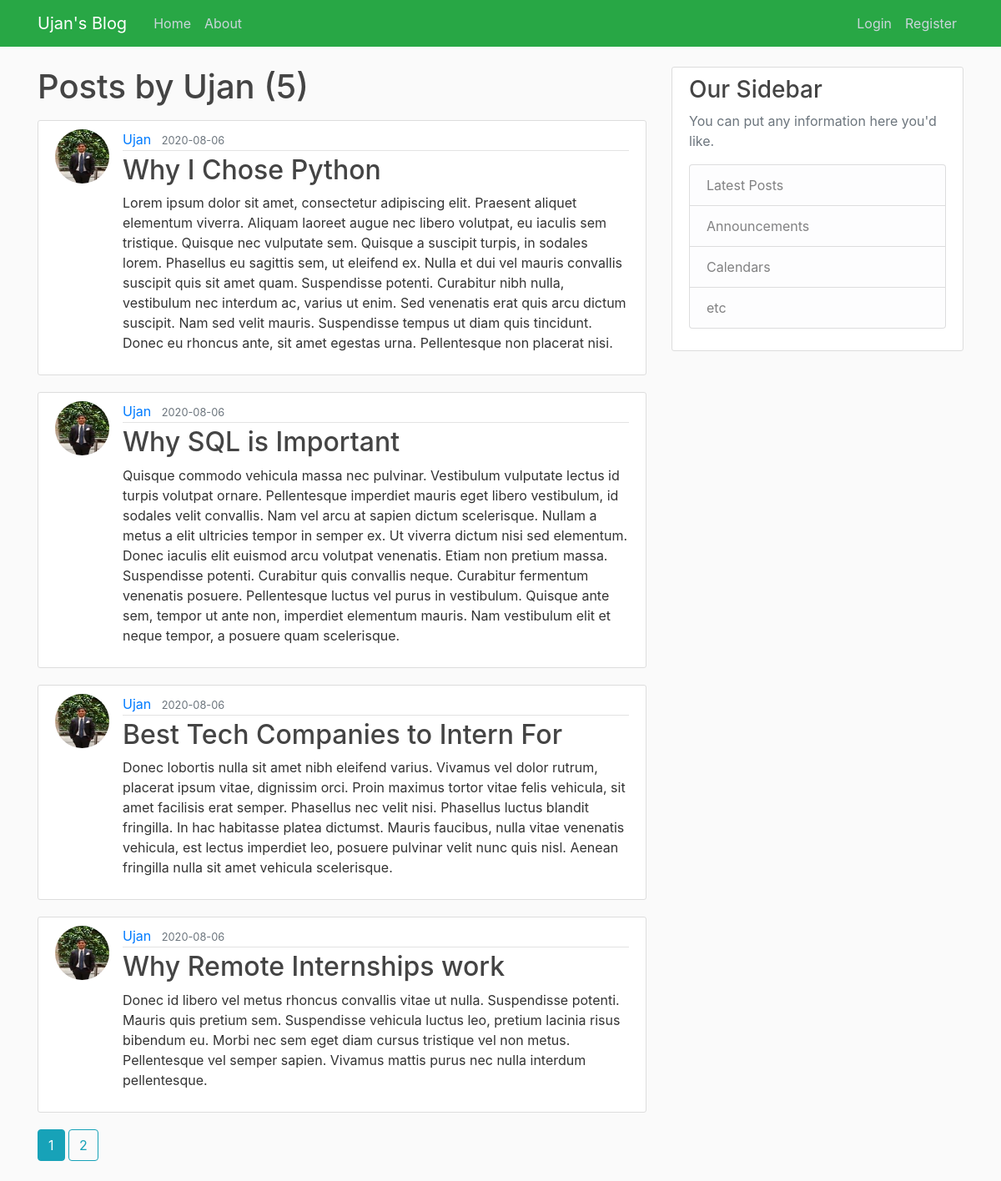
The app's page /user/Ujan with its own data.
### flask_website/models.py (models this page shows, shortened)
class User(db.Model, UserMixin):
    id = db.Column(db.Integer, primary_key = True)
    username = db.Column(db.String(20), unique = True, nullable = False) #Max 20 characters
    email = db.Column(db.String(100), unique = True, nullable = False)
    image_file = db.Column(db.String(20), nullable = False, default = 'default.jpg')  # default image
    password = db.Column(db.String(60), nullable = False)
    posts = db.relationship('Post', backref = 'author', lazy = True) # backref allows us to get the author as soon as we have the post, lazy means SQLAlchemy will load the data when needed

class Post(db.Model):
    id = db.Column(db.Integer, primary_key = True)
    title = db.Column(db.String(100), nullable = False)
    date_posted = db.Column(db.DateTime, nullable = False, default = datetime.utcnow)
    content = db.Column(db.Text, nullable = False)
    user_id = db.Column(db.Integer, db.ForeignKey('user.id'), nullable = False) #user is lowercase because we access the column name, not class

### flask_website/users/routes.py (the view)
@users.route('/user/<string:username>')
def user_post(username):
    page = request.args.get('page', 1, type = int)
    user = User.query.filter_by(username = username).first_or_404()
    posts = Post.query.filter_by(author = user)\
        .order_by(Post.date_posted.desc())\
        .paginate(per_page = 4, page = page) #paginate allows us to have certain number of posts per page
    return render_template('user_post.html', posts = posts, user = user)

### flask_website/templates/user_post.html
{% extends "layout.html" %}
{% block content %}
    <h1 class="mb-3">Posts by {{ user.username }} ({{ posts.total }})</h1>
    {% for post in posts.items %}
    <article class="media content-section">
      <img class="rounded-circle article-img" src="{{ url_for('static', filename = 'profile_pics/'+ post.author.image_file) }}">
    <div class="media-body">
      <div class="article-metadata">
        <a class="mr-2" href="{{ url_for('users.user_post', username = post.author.username) }}">{{ post.author.username }}</a>
        <small class="text-muted">{{ post.date_posted.strftime('%Y-%m-%d') }}</small>
      </div>
      <h2><a class="article-title" href="{{ url_for('posts.post', post_id = post.id) }}">{{ post.title }}</a></h2>
      <p class="article-content">{{ post.content }}</p>
    </div>
    </article>
    {% endfor %}
    {% for page_num in posts.iter_pages(left_edge=1, right_edge=1, left_current=1, right_current=2) %}
      {% if page_num %}
        {%  if posts.page==page_num %}
          <a href="{{ url_for('users.user_post', username = user.username, page=page_num) }}" class="btn btn-info mb-4">{{ page_num }}</a>
        {% else %}
          <a href="{{ url_for('users.user_post', username = user.username, page=page_num) }}" class="btn btn-outline-info mb-4">{{ page_num }}</a>
        {% endif %}
      {% else %}
        ...
      {% endif %}
    {% endfor %}
{% endblock content %}

### flask_website/templates/layout.html (shortened to what this page needs)
<!DOCTYPE html>
<html lang = "en" dir = "ltr">
  <head>
    <link rel="stylesheet" href="https://maxcdn.bootstrapcdn.com/bootstrap/4.0.0/css/bootstrap.min.css">
    <link rel="stylesheet" type="text/css" href="{{ url_for('static', filename='main.css') }}">
  </head>
  <body>
    <header class="site-header">
    <nav class="navbar navbar-expand-md navbar-dark bg-success fixed-top">
      <div class="container">
        <a class="navbar-brand mr-4" href="/">Ujan's Blog</a>
        <div class="collapse navbar-collapse" id="navbarToggle">
          <div class="navbar-nav mr-auto">
            <a class="nav-item nav-link" href="{{url_for('main.home')}}">Home</a>
            <a class="nav-item nav-link" href="{{url_for('main.about')}}">About</a>
          </div>
          <div class="navbar-nav">
            {% if current_user.is_authenticated %}
              <a class="nav-item nav-link" href="{{url_for('posts.new_post')}}">New Post</a>
              <a class="nav-item nav-link" href="{{url_for('users.account')}}">Account</a>
              <a class="nav-item nav-link" href="{{url_for('users.logout')}}">Logout</a>
            {% else %}
              <a class="nav-item nav-link" href="{{url_for('users.login')}}">Login</a>
              <a class="nav-item nav-link" href="{{url_for('users.register')}}">Register</a>
            {% endif %}
          </div>
        </div>
      </div>
    </nav>
  </header>
  <main role="main" class="container">
    <div class="row">
      <div class="col-md-8">
        {% block content %}{% endblock %}
      </div>
      <div class="col-md-4">
        <div class="content-section">
          <h3>Our Sidebar</h3>
          <p class='text-muted'>You can put any information here you'd like.
            <ul class="list-group">
              <li class="list-group-item list-group-item-light">Latest Posts</li>
              <li class="list-group-item list-group-item-light">Announcements</li>
              <li class="list-group-item list-group-item-light">Calendars</li>
              <li class="list-group-item list-group-item-light">etc</li>
            </ul>
          </p>
        </div>
      </div>
    </div>
  </main>
  </body>
</html>

### flask_website/static/main.css (style rules this page uses)
body { background: #fafafa; color: #333333; margin-top: 5rem; }
h1, h2, h3, h4, h5, h6 { color: #444444; }
.site-header .navbar-nav .nav-link { color: #cbd5db; }
.content-section { background: #ffffff; padding: 10px 20px; border: 1px solid #dddddd; border-radius: 3px; margin-bottom: 20px; }
.article-title { color: #444444; }
.article-content { white-space: pre-line; }
.article-img { height: 65px; width: 65px; margin-right: 16px; }
.article-metadata { padding-bottom: 1px; margin-bottom: 4px; border-bottom: 1px solid #e3e3e3 }

### records on screen
User: username "Ujan"
Post: image_file (picture), author.username "Ujan", date_posted "2020-08-06", title "Why I Chose Python", content "Lorem ipsum dolor sit amet, consectetur adipiscing elit. Praesent aliquet elementum viverra. Aliquam laoreet augue nec libero volutpat, eu iaculis sem tristique. Quisque nec vulputate sem. Quisque a suscipit turpis, in sodales lorem. Phasellus eu sagittis sem, ut eleifend ex. Nulla et dui vel mauris convallis suscipit quis sit amet quam. Suspendisse potenti. Curabitur nibh nulla, vestibulum nec interdum ac, varius ut enim. Sed venenatis erat quis arcu dictum suscipit. Nam sed velit mauris. Suspendisse tempus ut diam quis tincidunt. Donec eu rhoncus ante, sit amet egestas urna. Pellentesque non placerat nisi."
Post: image_file (picture), author.username "Ujan", date_posted "2020-08-06", title "Why SQL is Important", content "Quisque commodo vehicula massa nec pulvinar. Vestibulum vulputate lectus id turpis volutpat ornare. Pellentesque imperdiet mauris eget libero vestibulum, id sodales velit convallis. Nam vel arcu at sapien dictum scelerisque. Nullam a metus a elit ultricies tempor in semper ex. Ut viverra dictum nisi sed elementum. Donec iaculis elit euismod arcu volutpat venenatis. Etiam non pretium massa. Suspendisse potenti. Curabitur quis convallis neque. Curabitur fermentum venenatis posuere. Pellentesque luctus vel purus in vestibulum. Quisque ante sem, tempor ut ante non, imperdiet elementum mauris. Nam vestibulum elit et neque tempor, a posuere quam scelerisque."
Post: image_file (picture), author.username "Ujan", date_posted "2020-08-06", title "Best Tech Companies to Intern For", content "Donec lobortis nulla sit amet nibh eleifend varius. Vivamus vel dolor rutrum, placerat ipsum vitae, dignissim orci. Proin maximus tortor vitae felis vehicula, sit amet facilisis erat semper. Phasellus nec velit nisi. Phasellus luctus blandit fringilla. In hac habitasse platea dictumst. Mauris faucibus, nulla vitae venenatis vehicula, est lectus imperdiet leo, posuere pulvinar velit nunc quis nisl. Aenean fringilla nulla sit amet vehicula scelerisque."
Post: image_file (picture), author.username "Ujan", date_posted "2020-08-06", title "Why Remote Internships work", content "Donec id libero vel metus rhoncus convallis vitae ut nulla. Suspendisse potenti. Mauris quis pretium sem. Suspendisse vehicula luctus leo, pretium lacinia risus bibendum eu. Morbi nec sem eget diam cursus tristique vel non metus. Pellentesque vel semper sapien. Vivamus mattis purus nec nulla interdum pellentesque."

### other values on screen
{{ posts.total }} "5"
{{ page_num }} "1"
{{ page_num }} "2"
